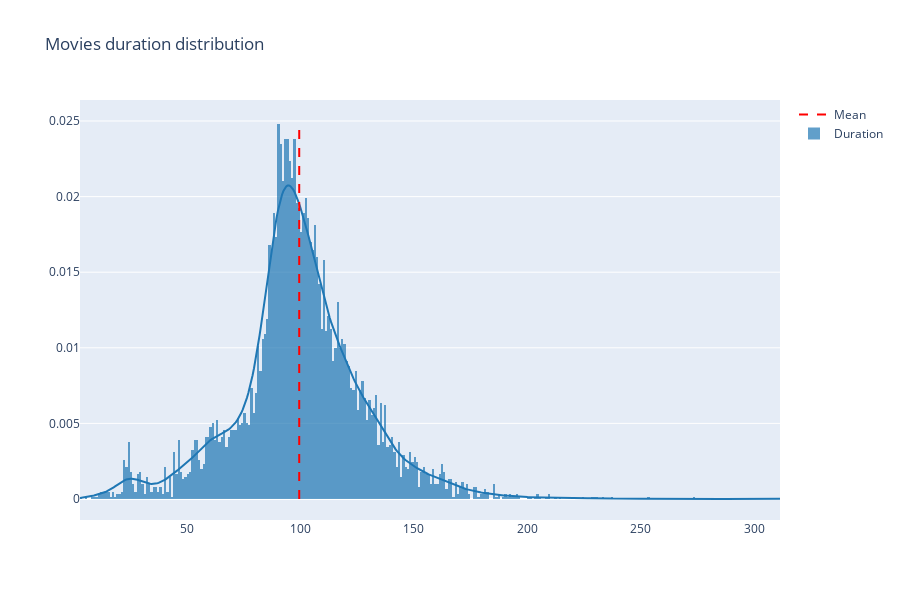

Notebook code for this chart:
### Code cell
movies = df[df['type'] == 'Movie'].copy()
movies_duration = movies['duration'].str.replace('min', '')
movies_duration = movies_duration.astype('float').dropna()

x = movies_duration.values
hist_data = [x]

fig = ff.create_distplot(hist_data, ['Duration'], show_rug=False)

mean_value = movies_duration.mean()

fig.add_trace(go.Scatter(
    x=[mean_value, mean_value],
    y=[0, 0.025],
    mode="lines",
    name="Mean",
    line=dict(color="red", width=2, dash="dash")
))

fig.update_layout(title="Movies duration distribution", 
                  width=900, height=600)

fig.show()

### Figure 1 — Plotly figure (JSON) as saved in the notebook; plotly's stock layout.template omitted (floating-point values rounded to 4 significant figures; data arrays with more than 128 entries replaced by an {"elided": "..."} marker saying what was removed)
{"data": [{"autobinx": false, "histnorm": "probability density", "legendgroup": "Duration", "marker": {"color": "rgb(31, 119, 180)"}, "name": "Duration", "opacity": 0.7, "type": "histogram", "x": {"elided": "6128 int values"}, "xaxis": "x", "xbins": {"end": 312, "size": 1, "start": 3}, "yaxis": "y"}, {"legendgroup": "Duration", "marker": {"color": "rgb(31, 119, 180)"}, "mode": "lines", "name": "Duration", "showlegend": false, "type": "scatter", "x": {"elided": "500 float values"}, "xaxis": "x", "y": {"elided": "500 float values"}, "yaxis": "y"}, {"line": {"color": "red", "dash": "dash", "width": 2}, "mode": "lines", "name": "Mean", "type": "scatter", "x": [99.58, 99.58], "y": [0, 0.025]}], "layout": {"barmode": "overlay", "height": 600, "hovermode": "closest", "legend": {"traceorder": "reversed"}, "title": {"text": "Movies duration distribution"}, "width": 900, "xaxis": {"anchor": "y2", "domain": [0, 1], "zeroline": false}, "yaxis": {"anchor": "free", "domain": [0, 1], "position": 0}}}
